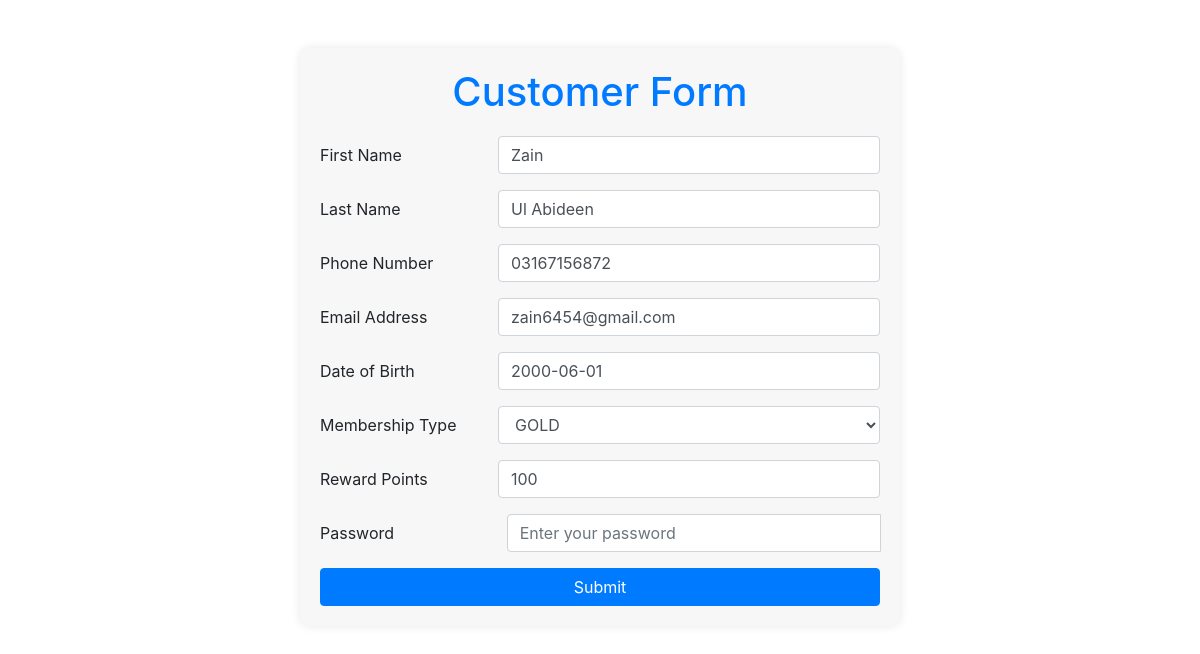
The page /edit/3 on the database its author committed.
### apniapp/models.py (models this page shows, shortened)
class Customer(models.Model):
    MEMBERSHIP_SILVER = 'S'
    MEMBERSHIP_GOLD = 'G'
    MEMBERSHIP_DIAMOND = 'D'
    MEMBERSHIP_CHOICES = [
        (MEMBERSHIP_SILVER, 'SILVER'),
        (MEMBERSHIP_GOLD, 'GOLD'),
        (MEMBERSHIP_DIAMOND, 'DIAMOND'),
    ]
    First_name = models.CharField(max_length=200)
    Last_name = models.CharField(max_length=200)
    phone = models.CharField(max_length=255)
    Email = models.EmailField(max_length=250)
    birth_date = models.DateField(null=True)
    membership = models.CharField(
        max_length=1, choices=MEMBERSHIP_CHOICES, default=MEMBERSHIP_SILVER)
    points = models.IntegerField(default=50)
    password = models.CharField(max_length=128)
    class Meta:
        ordering = ['First_name', 'Last_name']

### apniapp/views.py (the view)
# urls.py: path('edit/<int:id>', views.edit, name='edit'),
def edit(request, id):
    r = Customer.objects.get(pk=id)
    if request.method == 'POST':
        form = CustomerForm(request.POST, instance=r)
        if form.is_valid():
            form.save()
            messages.add_message(request, messages.SUCCESS,
                                 "Your Data has been changed Successfully!")
            return redirect('home')
    else:
        form = CustomerForm(instance=r)
    return render(request, 'index.html', {'form': form})

### templates/index.html (shortened to what this page needs)
<!DOCTYPE html>
<html lang="en">
<head>
    <link rel="stylesheet" href="https://stackpath.bootstrapcdn.com/bootstrap/4.5.2/css/bootstrap.min.css">
    <link rel="stylesheet" href="https://cdnjs.cloudflare.com/ajax/libs/bootstrap-datepicker/1.9.0/css/bootstrap-datepicker.min.css">
</head>
<body>
    {% if form %}
    <div class="container mt-5">
        <div class="form-container">
            <h1 class="form-header text-center text-primary">Customer Form</h1>
            <form method="POST" novalidate>
                <div class="form-group">
                    <label for="id_First_name">{{ form.First_name.label }}</label>
                    {{ form.First_name }}
                </div>
                <div class="form-group">
                    <label for="id_Last_name">{{ form.Last_name.label }}</label>
                    {{ form.Last_name }}
                </div>
                <div class="form-group">
                    <label for="id_phone">{{ form.phone.label }}</label>
                    {{ form.phone }}
                </div>
                <div class="form-group">
                    <label for="id_Email">{{ form.Email.label }}</label>
                    {{ form.Email }}
                </div>
                <div class="form-group">
                    <label for="id_birth_date">{{ form.birth_date.label }}</label>
                    {{ form.birth_date }}
                </div>
                <div class="form-group">
                    <label for="id_membership">{{ form.membership.label }}</label>
                    {{ form.membership }}
                </div>
                <div class="form-group">
                    <label for="id_points">{{ form.points.label }}</label>
                    {{ form.points }}
                </div>
                <div class="form-group">
                    <label for="id_password">{{ form.password.label }}</label>
                    <div class="input-group">
                        {{ form.password }}
                    </div>
                </div>
                <button type="submit" class="btn btn-primary btn-block">Submit</button>
            </form>
        </div>
    </div>
    {% endif %}
</body>
</html>

### templates/index.html (style rules this page uses)
.form-container { max-width: 600px; margin: auto; padding: 20px; background-color: #f7f7f7; border-radius: 10px; box-shadow: 0 0 10px rgba(0, 0, 0, 0.1); }
.form-header { margin-bottom: 20px; }
.btn-primary { background-color: #007bff; border-color: #007bff; }
.form-group { display: flex; align-items: center; }
.form-group label { flex: 1; margin-bottom: 0; }
.form-group .form-control { flex: 2; }
.form-group .input-group { flex: 2; }

### rows shown on the page
Customer: First_name "Zain", Last_name "Ul Abideen", phone "03167156872", Email "zain6454@gmail.com", birth_date "2000-06-01", membership "GOLD", points "100"
